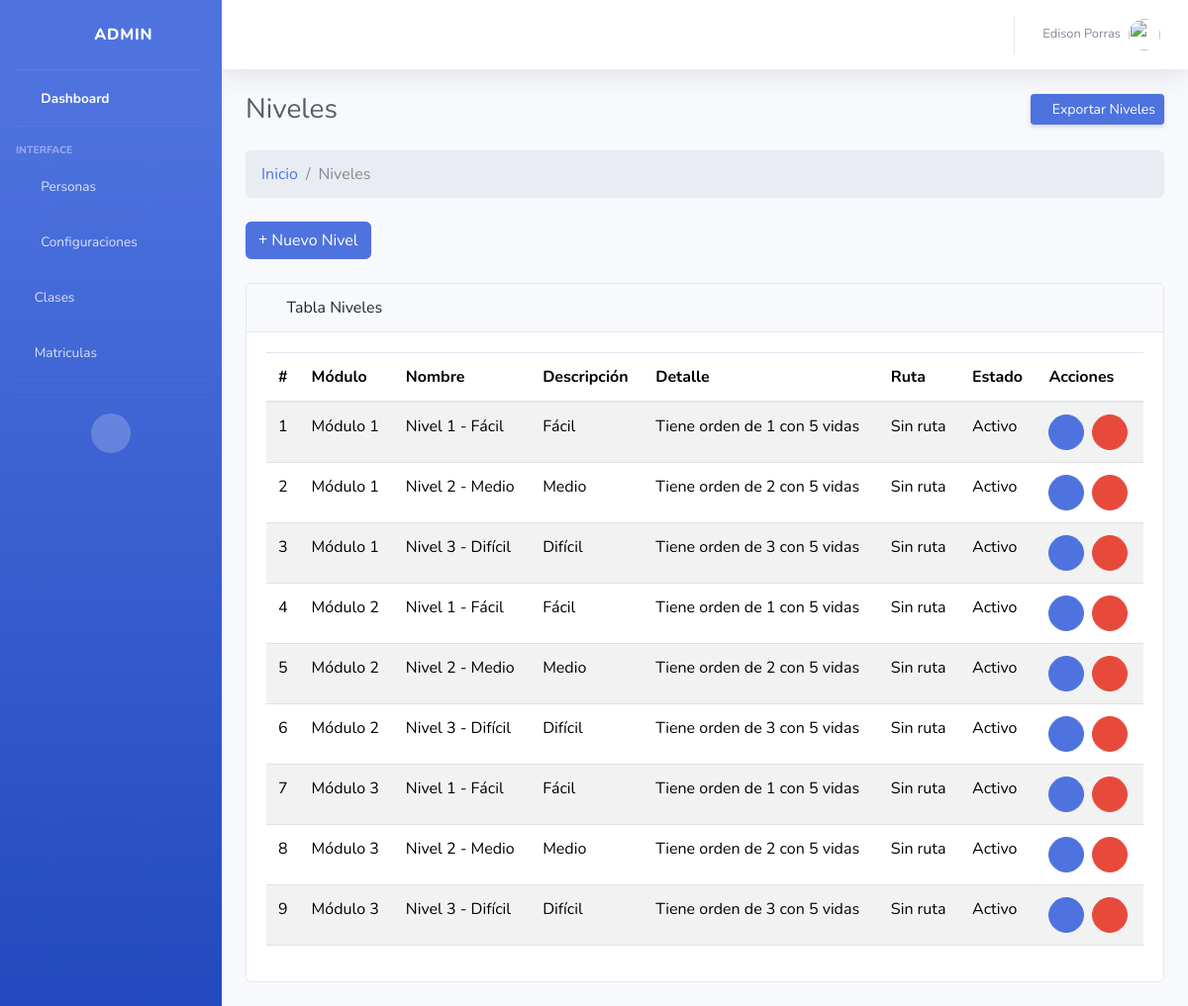
The app's page /nivel/ (signed in) with its own data.
### Aplicaciones/core/models.py (models this page shows, shortened)
class Niveles(models.Model):
    niv_id = models.AutoField(primary_key=True)
    fk_modulo = models.ForeignKey(
        Modulos,
        verbose_name='Modulo',
        on_delete=models.CASCADE,
        related_name='niveles'
    )
    niv_nombre = models.CharField(max_length=50, null=False, verbose_name="Nombre del nivel:")
    niv_descripcion = models.CharField(max_length=100,null=False,verbose_name="Descripción del nivel:")
    orden = models.IntegerField()
    vidas = models.IntegerField()
    ruta = models.CharField(max_length=100,null=True,verbose_name="Ruta:")
    niv_estado = models.BooleanField(default=True,verbose_name='Estado:')
    niv_fecha_creacion = models.DateTimeField(auto_now_add=True,verbose_name='Creado el:')
    niv_fecha_actualizacion = models.DateTimeField(auto_now=True,verbose_name='Actualizado el:')
    class Meta:
        constraints = [
            models.UniqueConstraint(fields=['fk_modulo', 'niv_nombre'], name='unique_nombre_por_modulo')
        ]

class Modulos(models.Model):
    mod_id = models.AutoField(primary_key=True)
    mod_nombre = models.CharField(max_length=50,null=False,unique=True,verbose_name="Nombre del modulo:")
    mod_descripcion = models.CharField(max_length=100,null=False,verbose_name="Descripción del modulo:")
    mod_estado = models.BooleanField(default=True,verbose_name='Estado:')
    mod_fecha_creacion = models.DateTimeField(auto_now_add=True,verbose_name='Creado el:')
    mod_fecha_actualizacion = models.DateTimeField(auto_now=True,verbose_name='Actualizado el:')
    def __str__(self):
        return f"{self.mod_id}: {self.mod_nombre}"

### Aplicaciones/core/views/crud_niveles_views.py (the view, shortened to what this page needs)
# urls.py: path('', loguin_views.index, name='loguin_index'),
@admin_required
def index(request):
    niveles = Niveles.objects.filter(niv_estado=True)
    form = NivelesForm()
    form_editar = None
    nivel_a_editar = None
    return render(request, 'nivel/Index.html', {
        'niveles': niveles,
        'form': form,
        'form_editar': form_editar,
        'nivel_a_editar': nivel_a_editar
    })

### Aplicaciones/core/context_processors.py (called while the page is built, shortened)
def foto_perfil_usuario(request):
    if request.user.is_authenticated:
        try:
            persona = Personas.objects.get(fk_id_usuario=request.user)
        except Personas.DoesNotExist:
            return {'foto_perfil': None}
    return {'foto_perfil': None}

### Aplicaciones/core/templates/nivel/Index.html (shortened to what this page needs)
{% extends "plantillas/MasterAdmin.html" %}
{% load static %}
{% block content %}
<div class="container-fluid">
    <div class="d-sm-flex align-items-center justify-content-between mb-4">
        <h1 class="h3 mb-0 text-gray-800">Niveles</h1>
        <a href="#" class="btn btn-sm btn-primary shadow-sm"> Exportar
            Niveles</a>
    </div>
    <ol class="breadcrumb mb-4">
        <li class="breadcrumb-item"><a href="{% url 'core_admin' %}">Inicio</a></li>
        <li class="breadcrumb-item active">Niveles</li>
    </ol>
    <div class="mb-4">
        <a href="#" class="btn btn-primary" data-bs-toggle="modal" data-bs-target="#modalCrear"><i
                class="fas fa-plus"></i> Nuevo Nivel</a>
    </div>
    <div class="card mb-4">
        <div class="card-header"><i class="fas fa-table me-1"></i> Tabla Niveles</div>
        <div class="card-body">
            <div class="table-responsive">
                <table class="table table-striped" id="tbl-admin" width="100%" cellspacing="0">
                    <thead>
                        <tr>
                            <th style="width: 1%;">#</th>
                            <th>Módulo</th>
                            <th>Nombre</th>
                            <th>Descripción</th>
                            <th>Detalle</th>
                            <th>Ruta</th>
                            <th>Estado</th>
                            <th>Acciones</th>
                        </tr>
                    </thead>
                    <tbody>
                        {% for nivel in niveles %}
                        <tr>
                            <td> {{ forloop.counter }} </td>
                            <td>{{ nivel.fk_modulo.mod_nombre }}</td>
                            <td>{{ nivel.niv_nombre }}</td>
                            <td>{{ nivel.niv_descripcion }}</td>
                            <td>
                                <div class="d-flex">
                                    Tiene orden de {{ nivel.orden }}
                                    con {{nivel.vidas}} vidas
                                </div>
                            </td>
                            <td>
                                {{ nivel.ruta }}
                            </td>
                            <td>
                               {% if nivel.niv_estado %}
                                    Activo
                                {% else %}
                                    Inactivo
                                {% endif %}
                            </td>
                            <td>
                                <div class="d-flex gap-2">
                                    <a href="#" class="btn btn-sm btn-primary rounded-circle d-flex align-items-center justify-content-center"
                                        style="width: 36px; height: 36px;" data-bs-toggle="modal"
                                        data-bs-target="#modalEditar{{ nivel.niv_id }}">
                                        <i class="fas fa-edit"></i>
                                    </a>
                                    <a href="#" class="btn btn-sm btn-danger rounded-circle d-flex align-items-center justify-content-center"
                                    style="width: 36px; height: 36px;" data-bs-toggle="modal"
                                        data-bs-target="#modalEliminar{{ nivel.niv_id }}">
                                        <i class="fas fa-trash-alt"></i>
                                    </a>
                                </div>
                            </td>
                        </tr>
                        {% endfor %}
                    </tbody>
                </table>
            </div>
        </div>
    </div>
</div>
{% endblock %}

### Aplicaciones/core/templates/plantillas/MasterAdmin.html (shortened to what this page needs)
{% load static %}
<!DOCTYPE html>
<html lang="es">
  <head>
    <link href="{% static 'vendor/fontawesome-free/css/all.min.css'%}" rel="stylesheet" type="text/css" />
    <link rel="stylesheet" href="{% static 'css/bootstrap.min.css' %}" />
    <link href="{% static 'vendor/bootstrap-select/css/bootstrap-select.min.css' %}" rel="stylesheet">
    <link href="{% static 'css/sb-admin-2.min.css' %}" rel="stylesheet" />
  </head>
  <body id="page-top">
    <div id="wrapper">
      <ul class="navbar-nav bg-gradient-primary sidebar sidebar-dark accordion" id="accordionSidebar">
        <a class="sidebar-brand d-flex align-items-center justify-content-center" href="{% url 'core_admin' %}">
          <div class="sidebar-brand-icon rotate-n-15">
            <i class="fas fa-laugh-wink"></i>
          </div>
          <div class="sidebar-brand-text mx-3">
            Admin
          </div>
        </a>
        <hr class="sidebar-divider my-0" />
        <li class="nav-item active">
          <a class="nav-link" href="{% url 'core_admin' %}">
            <i class="fas fa-fw fa-tachometer-alt"></i>
            <span>Dashboard</span>
          </a>
        </li>
        <hr class="sidebar-divider" />
        <div class="sidebar-heading">Interface</div>
        <li class="nav-item">
          <a class="nav-link collapsed" href="#" data-toggle="collapse" data-target="#collapseTwo" aria-expanded="true" aria-controls="collapseTwo">
            <i class="fas fa-fw fa-users"></i>
            <span>Personas</span>
          </a>
        </li>
        <li class="nav-item">
          <a class="nav-link collapsed" href="#" data-toggle="collapse" data-target="#collapseUtilities" aria-expanded="true" aria-controls="collapseUtilities">
            <i class="fas fa-fw fa-wrench"></i>
            <span>Configuraciones</span>
          </a>
        </li>
        <li class="nav-item">
          <a class="nav-link" href="{% url 'clase_index' %}">
            <i class="fa-solid fa-chalkboard-user"></i>
            <span>Clases</span>
          </a>
        </li>
         <li class="nav-item">
          <a class="nav-link" href="{% url 'matricula_index'%}">
            <i class="fa-solid fa-file"></i>
            <span>Matriculas</span>
          </a>
        </li>
        <hr class="sidebar-divider" />
        <hr class="sidebar-divider d-none d-md-block" />
        <div class="text-center d-none d-md-inline">
          <button class="rounded-circle border-0" id="sidebarToggle"></button>
        </div>
      </ul>
      <div id="content-wrapper" class="d-flex flex-column">
        <div id="content">
          <nav class="navbar navbar-expand navbar-light bg-white topbar mb-4 static-top shadow">
            <ul class="navbar-nav ml-auto">
              <li class="nav-item dropdown no-arrow">
                <a class="nav-link dropdown-toggle" href="#" id="userDropdown" role="button" data-toggle="dropdown" aria-haspopup="true" aria-expanded="false">
                  <span class="mr-2 d-none d-lg-inline text-gray-600 small">{{ user.first_name }} {{ user.last_name }}</span>
                  <img class="img-profile rounded-circle" src="{{ foto_perfil }}" onerror="this.onerror=null;this.src='{% static 'img/undraw_profile.svg' %}';" />
                </a>
              </li>
            </ul>
          </nav>
            {% block content %}
            {% endblock %}
          </div>
        </div>
      </div>
  </body>
</html>

### Aplicaciones/core/templates/nivel/Index.html (style rules this page uses)
body { background-color: #f4f8ff; }

### records on screen
Niveles: fk_modulo.mod_nombre "Módulo 1", niv_nombre "Nivel 1 - Fácil", niv_descripcion "Fácil", orden "1", vidas "5", ruta "Sin ruta", niv_estado "Activo"
Niveles: fk_modulo.mod_nombre "Módulo 1", niv_nombre "Nivel 2 - Medio", niv_descripcion "Medio", orden "2", vidas "5", ruta "Sin ruta", niv_estado "Activo"
Niveles: fk_modulo.mod_nombre "Módulo 1", niv_nombre "Nivel 3 - Difícil", niv_descripcion "Difícil", orden "3", vidas "5", ruta "Sin ruta", niv_estado "Activo"
Niveles: fk_modulo.mod_nombre "Módulo 2", niv_nombre "Nivel 1 - Fácil", niv_descripcion "Fácil", orden "1", vidas "5", ruta "Sin ruta", niv_estado "Activo"
Niveles: fk_modulo.mod_nombre "Módulo 2", niv_nombre "Nivel 2 - Medio", niv_descripcion "Medio", orden "2", vidas "5", ruta "Sin ruta", niv_estado "Activo"
Niveles: fk_modulo.mod_nombre "Módulo 2", niv_nombre "Nivel 3 - Difícil", niv_descripcion "Difícil", orden "3", vidas "5", ruta "Sin ruta", niv_estado "Activo"
Niveles: fk_modulo.mod_nombre "Módulo 3", niv_nombre "Nivel 1 - Fácil", niv_descripcion "Fácil", orden "1", vidas "5", ruta "Sin ruta", niv_estado "Activo"
Niveles: fk_modulo.mod_nombre "Módulo 3", niv_nombre "Nivel 2 - Medio", niv_descripcion "Medio", orden "2", vidas "5", ruta "Sin ruta", niv_estado "Activo"
Niveles: fk_modulo.mod_nombre "Módulo 3", niv_nombre "Nivel 3 - Difícil", niv_descripcion "Difícil", orden "3", vidas "5", ruta "Sin ruta", niv_estado "Activo"

### other values on screen
{{ user.first_name }} "Edison"
{{ user.last_name }} "Porras"
